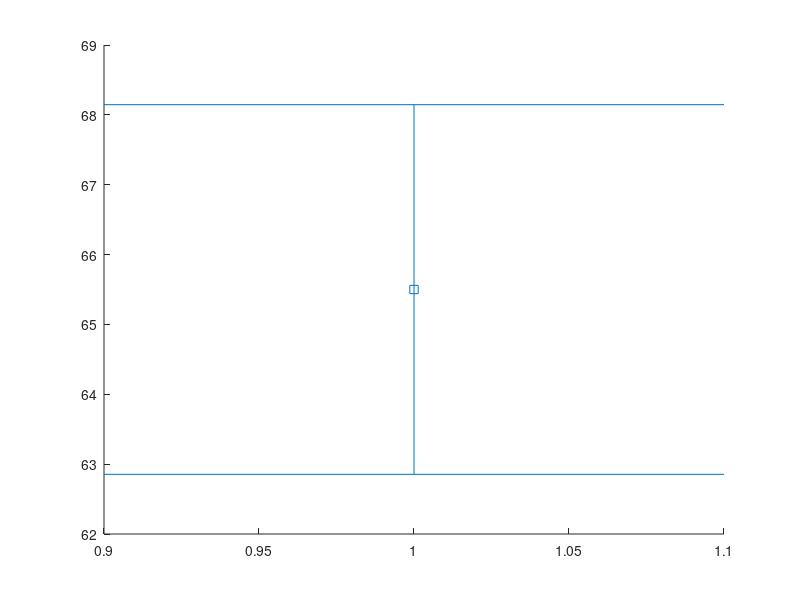

MATLAB code for this plot: (Note: this script raises an error after producing the figure.)
%% plotsBehaveHistory
% This calls the blocks and rand mfiles for plotting on one graph
%% Initialize for the blocks file:

%7.05 blocks
%7.12 blocks
%7.28 blocks
%7.29 blocks
% Used this and behaveLoad5corrects to arrive at % corrects for the following mice/sessions.

%Blocks:
%Vgatsix:
percCorrBlocks1 = 74;
percCorrBlocks3 = 72;
percCorrBlocks4 = 62;
percCorrBlocks5 = 68; %8/09
% percCorrectsBlocks6 = 
% percCorrectsBlocks7 = 

%Vgatfour:
percCorrBlocks8 = 65;
percCorrBlocks9 = 70;
percCorrBlocks10 = 56;

%Vgattwo:
percCorrBlocks11 = 68;
percCorrBlocks12 = 70;
percCorrBlocks13 = 64;

Vgatsix = horzcat(percCorrBlocks1, percCorrBlocks3, percCorrBlocks4, percCorrBlocks5);
avgBlockNew = mean(Vgatsix);
stdBlockNew = std(Vgatsix);
semBlockNew = stdBlockNew/sqrt(numel(Vgatsix));
E1 = semBlockNew;

VgatBlockOlds = horzcat(percCorrBlocks8, percCorrBlocks9, percCorrBlocks10, percCorrBlocks11, percCorrBlocks12, percCorrBlocks13);
avgBlockOlds = mean(VgatBlockOlds);
stdBlockOlds = std(VgatBlockOlds);
semBlockOlds = stdBlockOlds/sqrt(numel(VgatBlockOlds));
E2 = semBlockOlds;

%% Randomized sessions for percent corrects:
%Vgatthree (10.26-11.05)
%randomized
percCorrRands1 = 49;
percCorrRands2 = 47;
percCorrRands3 = 50;
percCorrRands4 = 46; 
percCorrRands5 = 51; 

%Vgatfive (10.26-11.05)
percCorrRands6 = 63;
percCorrRands7 = 61;
percCorrRands8 = 69;
percCorrRands9 = 62; 
% percCorrRands5 = 51; 


VgatRandOlds = horzcat(percCorrRands1, percCorrRands2, percCorrRands3, percCorrRands4, percCorrRands5);
avgRandOlds = mean(VgatRandOlds);
stdRandOlds = std(VgatRandOlds);
semRandOlds = stdRandOlds/sqrt(numel(VgatRandOlds));
E3 = semRandOlds;

VgatRandNews = horzcat(percCorrRands6, percCorrRands7, percCorrRands8, percCorrRands9);
avgRandNews = mean(VgatRandNews);
stdRandNews = std(VgatRandNews);
semRandNews = stdRandNews/sqrt(numel(VgatRandNews));
E4 = semRandNews;

%% Rand: Plot Prob(left trial i) as a function of trial history: 

figure; 
hold on; 
y1 = avgBlockOlds; y2 = avgBlockNew; y3 = avgRandOlds; y4 = avgRandNews;
x1 = 1; x2 = 2; x3 = 4; x4 = 5;
h1 = errorbar(x1, y1, E1, 's', 'MarkerSize', 7, 'Color', [0 0 0], 'LineWidth', 1);
h2 = errorbar(x2, y2, E2, 'ks', 'MarkerSize', 7, 'MarkerFaceColor', 'k', 'LineWidth', 1);
h3 = errorbar(x3, y3, E3, 'o', 'MarkerSize', 7, 'Color', [0.5 0.5 0.5], 'LineWidth', 1);
h4 = errorbar(x4, y4, E4, 'o', 'MarkerSize', 7, 'MarkerFaceColor', [0.5 0.5 0.5], 'MarkerEdgeColor', [0.5 0.5 0.5], 'LineWidth', 1);
    ylabel('Percent correct', 'FontSize', 20);  
%     xlabel('Blocks', 'FontSize', 22); 
    xlim([0 6]); ylim([0 100]);
    set(gca, 'YTick', 0:10:100, 'XTick', 0:1:6);
    ax = gca; 
    set(ax);
    ax.XTickLabelMode = 'manual'
    ax.XTickLabel = {' ', 'Old Blocks','New', ' ', 'Old rand.', 'New'}
    ax.FontSize = 20;


